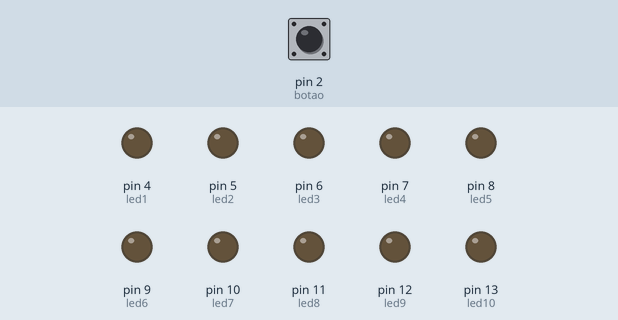
This sketch was run on a simulated Arduino Uno, built with avr-gcc and run on an emulated ATmega328P. Shown: output pins drawn as LEDs (lit = HIGH). The inputs (shaded band) are chosen by the test bench; at power-on: pin 2 (botao) HIGH.

Above: at 1.2 s.
1.3 s: pin 2 (botao) pulled LOW for 0.15 s
At 2.8 s:
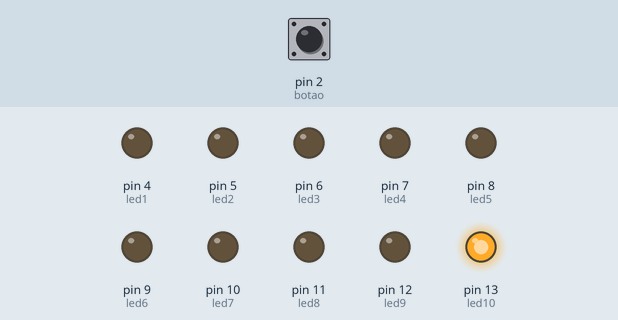
At 10.7 s:
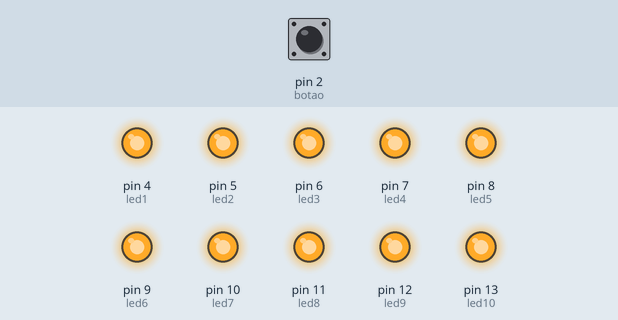
Timing chart, 0 to 12.5 s (numbered marks = the images above; inputs shaded):
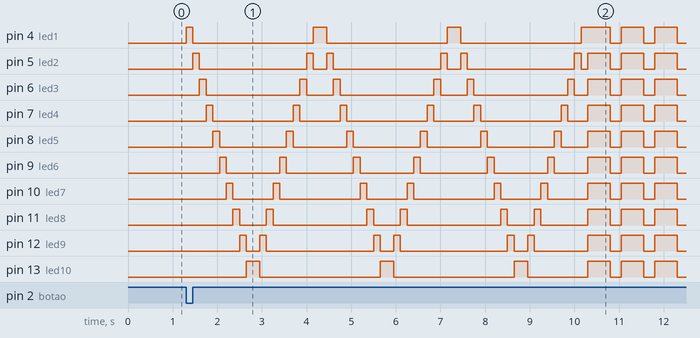

Measured:
- after the input at 1.3 s, pin 4 (led1): LOW → HIGH at once, → LOW 0.15 s later, → HIGH 2.7 s later, → LOW 0.30 s later, … (12 changes in this stretch); pin 5 (led2): LOW → HIGH after 0.15 s, → LOW 0.15 s later, → HIGH 2.4 s later, → LOW 0.15 s later, … (18 changes in this stretch)

The sketch:

LedEmSequencia.ino
```cpp
int led1 = 4;
int led2 = 5;
int led3 = 6;
int led4 = 7;
int led5 = 8;
int led6 = 9;
int led7 = 10;
int led8 = 11;
int led9 = 12;
int led10 = 13;
int botao = 2;
boolean estado_botao;

void setup()
{
  pinMode(led1, OUTPUT);
  pinMode(led2, OUTPUT);
  pinMode(led3, OUTPUT);
  pinMode(led4, OUTPUT);
  pinMode(led5, OUTPUT);
  pinMode(led6, OUTPUT);
  pinMode(led7, OUTPUT);
  pinMode(led8, OUTPUT);
  pinMode(led9, OUTPUT);
  pinMode(led10, OUTPUT);
  pinMode(botao, INPUT_PULLUP);
  digitalWrite(botao, HIGH);
}

void loop()
{
  estado_botao = digitalRead(botao);

  if(estado_botao == LOW){

    Indo();
 	Voltando();
    Indo();
 	Voltando();
    Indo();
 	Voltando();
 	Pisca();
    delay(250);
    Pisca();
    delay(250);
    Pisca();
    delay(250);
    Pisca();
    delay(250);
    Pisca();
    Indo();
 	Voltando();
    Indo();
 	Voltando();
    Indo();
 	Voltando();

  }

  else{

  	digitalWrite(led1, LOW);
    digitalWrite(led2, LOW);
    digitalWrite(led3, LOW);
    digitalWrite(led4, LOW);
    digitalWrite(led5, LOW);
    digitalWrite(led6, LOW);
    digitalWrite(led7, LOW);
    digitalWrite(led8, LOW);
    digitalWrite(led9, LOW);
    digitalWrite(led10, LOW);

  }
}

void Indo(){

	digitalWrite(led1, HIGH);
    delay(150);
  	digitalWrite(led1, LOW);
  	digitalWrite(led2, HIGH);
    delay(150);
  	digitalWrite(led2, LOW);
  	digitalWrite(led3, HIGH);
    delay(150);
  	digitalWrite(led3, LOW);
    digitalWrite(led4, HIGH);
    delay(150);
    digitalWrite(led4, LOW);
    digitalWrite(led5, HIGH);
    delay(150);
    digitalWrite(led5, LOW);
    digitalWrite(led6, HIGH);
    delay(150);
    digitalWrite(led6, LOW);
    digitalWrite(led7, HIGH);
    delay(150);
    digitalWrite(led7, LOW);
    digitalWrite(led8, HIGH);
    delay(150);
    digitalWrite(led8, LOW);
    digitalWrite(led9, HIGH);
    delay(150);
    digitalWrite(led9, LOW);
    digitalWrite(led10, HIGH);
    delay(150);
    digitalWrite(led10, LOW);

}

void Voltando(){

    digitalWrite(led10, HIGH);
    delay(150);
  	digitalWrite(led10, LOW);
  	digitalWrite(led9, HIGH);
    delay(150);
  	digitalWrite(led9, LOW);
  	digitalWrite(led8, HIGH);
    delay(150);
  	digitalWrite(led8, LOW);
    digitalWrite(led7, HIGH);
    delay(150);
    digitalWrite(led7, LOW);
    digitalWrite(led6, HIGH);
    delay(150);
    digitalWrite(led6, LOW);
    digitalWrite(led5, HIGH);
    delay(150);
    digitalWrite(led5, LOW);
    digitalWrite(led4, HIGH);
    delay(150);
    digitalWrite(led4, LOW);
    digitalWrite(led3, HIGH);
    delay(150);
    digitalWrite(led3, LOW);
    digitalWrite(led2, HIGH);
    delay(150);
    digitalWrite(led2, LOW);
    digitalWrite(led1, HIGH);
    delay(150);
    digitalWrite(led1, LOW);
}

void Pisca(){

    digitalWrite(led10, LOW);
    digitalWrite(led1, HIGH);
  	digitalWrite(led2, HIGH);
  	digitalWrite(led3, HIGH);
    digitalWrite(led4, HIGH);
    digitalWrite(led5, HIGH);
    digitalWrite(led6, HIGH);
    digitalWrite(led7, HIGH);
    digitalWrite(led8, HIGH);
    digitalWrite(led9, HIGH);
    digitalWrite(led10, HIGH);
    delay(500);
    digitalWrite(led1, LOW);
    digitalWrite(led2, LOW);
  	digitalWrite(led3, LOW);
    digitalWrite(led4, LOW);
    digitalWrite(led5, LOW);
    digitalWrite(led6, LOW);
    digitalWrite(led7, LOW);
    digitalWrite(led8, LOW);
    digitalWrite(led9, LOW);
    digitalWrite(led10, LOW);

}
```
